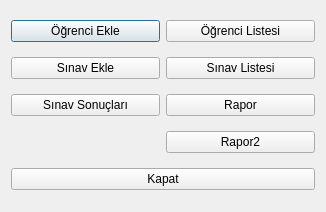
<?xml version="1.0" encoding="UTF-8"?>
<ui version="4.0">
 <class>veriGirisi</class>
 <widget class="QDialog" name="veriGirisi">
  <property name="geometry">
   <rect>
    <x>0</x>
    <y>0</y>
    <width>326</width>
    <height>212</height>
   </rect>
  </property>
  <property name="windowTitle">
   <string>Dialog</string>
  </property>
  <layout class="QGridLayout" name="gridLayout">
   <item row="0" column="0">
    <widget class="QPushButton" name="btnOgrenciEkle">
     <property name="text">
      <string>Öğrenci Ekle</string>
     </property>
    </widget>
   </item>
   <item row="1" column="0">
    <widget class="QPushButton" name="btnSinavEkle">
     <property name="text">
      <string>Sınav Ekle</string>
     </property>
    </widget>
   </item>
   <item row="4" column="0" colspan="2">
    <widget class="QPushButton" name="btnKapat">
     <property name="text">
      <string>Kapat</string>
     </property>
    </widget>
   </item>
   <item row="2" column="0">
    <widget class="QPushButton" name="btnSonuclariGir">
     <property name="text">
      <string>Sınav Sonuçları</string>
     </property>
    </widget>
   </item>
   <item row="0" column="1">
    <widget class="QPushButton" name="btnOgrenciListe">
     <property name="text">
      <string>Öğrenci Listesi</string>
     </property>
    </widget>
   </item>
   <item row="1" column="1">
    <widget class="QPushButton" name="btnSinavListe">
     <property name="text">
      <string>Sınav Listesi</string>
     </property>
    </widget>
   </item>
   <item row="2" column="1">
    <widget class="QPushButton" name="btnRapor">
     <property name="text">
      <string>Rapor</string>
     </property>
    </widget>
   </item>
   <item row="3" column="1">
    <widget class="QPushButton" name="btnKRapor">
     <property name="text">
      <string>Rapor2</string>
     </property>
    </widget>
   </item>
  </layout>
 </widget>
 <resources/>
 <connections/>
</ui>
